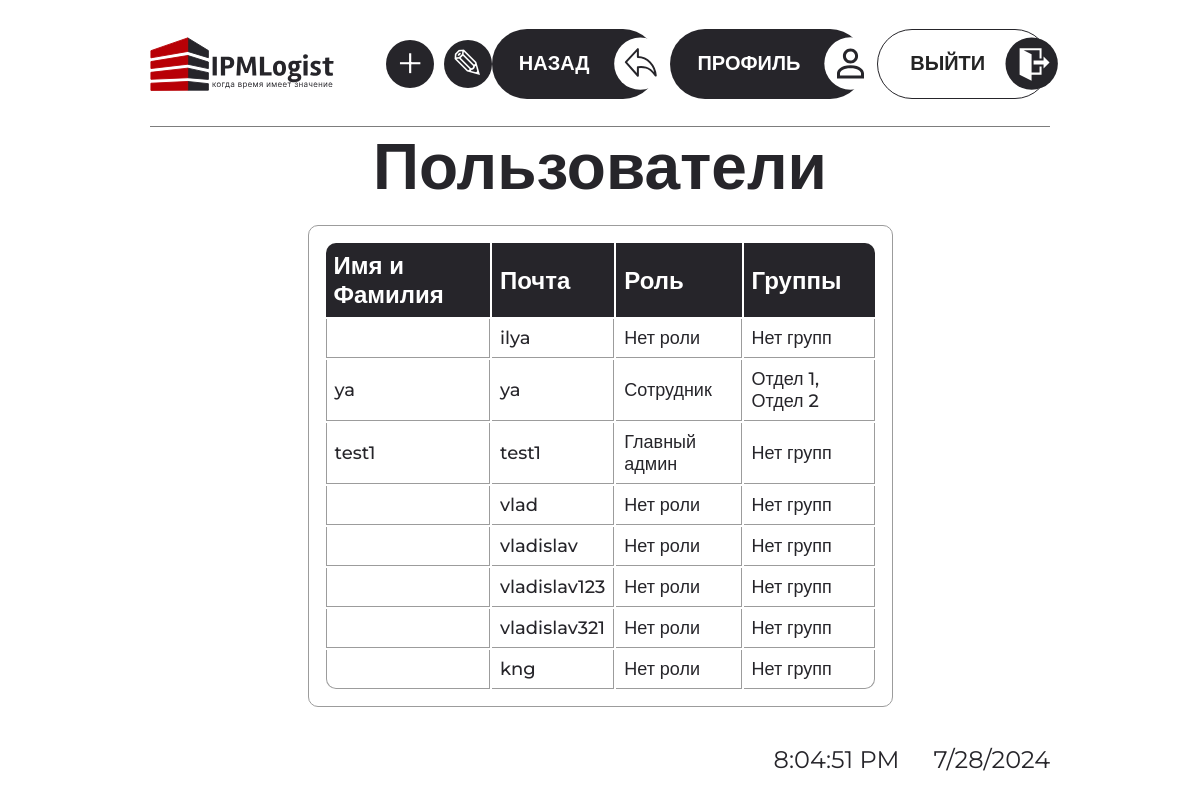
The app's page /show-table/ (signed in) with its own data.
### users/models.py (models this page shows, shortened)
class User(AbstractUser):
    GENDER_CHOICES = (
        ('М', 'Мужской'),
        ('Ж', 'Женский'),
    )
    birth_date = models.DateField(null=True, blank=True)
    gender = models.CharField(
        max_length=1, choices=GENDER_CHOICES, null=True, blank=True
    )
    phone_number = models.CharField(max_length=11)
    role = models.ForeignKey(
        Role,  # Используем модель Role здесь
        on_delete=models.SET_NULL,
        null=True,
    )
    groups = models.ManyToManyField(MyGroup, blank=True, related_name='users')

### roles/models.py (models this page shows, shortened)
class Role(models.Model):
    name = models.CharField(max_length=100)
    permissions = models.ManyToManyField(Permission)

class MyGroup(models.Model):
    name = models.CharField(max_length=100)

### users/views.py (the view)
# urls.py: path('show-table/', views.TableView.as_view(), name='show_table'),
class TableView(UserPassesTestMixin, TemplateView):
    template_name = 'users/show_table.html'
    def test_func(self):
        user = self.request.user
        return user.groups.filter(name="Сис админ").exists() or user.is_superuser
    def get_context_data(self, **kwargs):
        context = super().get_context_data(**kwargs)
        user = self.request.user
        context['users'] = User.objects.all()
        context['groups'] = Group.objects.all()
        context['is_in_sis_admin'] = user.groups.filter(name="Сис админ").exists()
        return context

### users/templates/users/show_table.html (shortened to what this page needs)
{% extends 'base.html' %}
{% block content %}
{% load static %}
<link rel="stylesheet" type="text/css" href="../../static/css/show_table/style.css">
<h1 class="main-content__title">Пользователи</h1>
<table>
    <thead>
        <tr>
            <th>Имя и Фамилия</th>
            <th>Почта</th>
            <th>Роль</th>
            <th>Группы</th>
        </tr>
    </thead>
    <tbody>
        {% for user in users %}
        <tr>
            <td>{{ user.get_full_name }}</td>
            <td>{{ user.username }}</td>
            <td>
                {% if user.role %}
                {{ user.role.name }}
                {% else %}
                Нет роли
                {% endif %}
            </td>
            <td>
                {% if user.groups.all %}
                {% for group in user.groups.all %}
                {{ group.name }}{% if not forloop.last %}, {% endif %}
                {% endfor %}
                {% else %}
                Нет групп
                {% endif %}
            </td>
        </tr>
        {% endfor %}
    </tbody>
</table>
{% endblock %}

### users/templates/base.html (shortened to what this page needs)
<!DOCTYPE html>
<html>
<head>
    {% load static %}
    <link rel="stylesheet" type="text/css" href="{% static 'header/css/styles.css' %}">
</head>
<body>
    <header class="header">
        <div class="container">
            <div class="header__content">
                <a class="header__logo" href="{% url 'home' %}">
                    <img src="{% static 'header/img/Company_logo.svg' %}" alt="Логотип компании">
                </a>
                <div class="header__center-button-wrapper">
                    {% if user.is_authenticated %}
                    {% if user.is_superuser %}
                    <div class="header__employees-button-wrapper hidden" id="buttonWrapper">
                        <a href="/create-user" class="header__add-employees">+</a>
                        <a href="/change-user" class="header__change-employees">&#x270E;</a>
                    </div>
                    {% endif %}
                    {% endif %}
                </div>
                <div class="header__button-wrapper">
                    <a class="header__back" id="backButton" href="javascript:history.go(-1)">
                        НАЗАД
                        <img src="{% static 'header/img/Back_sing.svg' %}" alt="знак назад">
                    </a>
                    {% if user.is_authenticated %}
                    <a class="header__profile" href="/profile">
                        ПРОФИЛЬ
                        <img src="{% static 'header/img/Profile_sign.svg' %}" alt="знак назад">
                    </a>
                    <a class="header__exit" href="/logout">
                        ВЫЙТИ
                        <img src="{% static 'header/img/Exit_sign.svg' %}" alt="знак назад">
                    </a>
                    {% else %}
                    <a class="header__exit" href="/login">
                        ВХОД
                        <img src="{% static 'header/img/Exit_sign.svg' %}" alt="знак назад">
                    </a>
                    {% endif %}
                </div>
            </div>
        </div>
    </header>
    <main class="container">
        {% block content %}
        {% endblock %}
    </main>
    <div class="date-time">
        <div class="container">
            <div class="date-time-wrapper">
                <span class="date-time__time"></span>
                <span class="date-time__date"></span>
            </div>
        </div>
    </div>
</body>
</html>

### users/static/header/css/reboot.css (style rules this page uses)
* { box-sizing: border-box; }
body { font-family: "Montserrat", "Arial", sans-serif; font-style: normal; font-weight: 400; color: #26252a; margin: 0; padding: 0; width: 100%; height: 100%; }
h1, h2, h3, h4, h5, ul, li, p { margin: 0; padding: 0; }
img { display: block; max-width: 100%; object-fit: cover; height: auto; }
a { color: #242424; text-decoration: none; }
a, button { cursor: pointer; transition: all 0.3s ease; }

### users/static/header/css/container.css (style rules this page uses)
.container { width: 100%; margin: 0 auto; padding: 0 150px; }

### users/static/header/css/header.css (style rules this page uses)
.header { width: 100%; }
.header__content { display: flex; align-items: center; justify-content: space-between; padding: 29px 0 27px; border-bottom: 1px solid #7d7d7d; }
.header__center-button-wrapper { display: flex; flex-grow: 1; margin-left: 50px; }
.header__button-wrapper { display: flex; gap: 12px; }
.header__exit, .header__back, .header__profile { border-radius: 60px; display: flex; align-items: center; font-weight: 600; font-size: 20px; line-height: 235%; transition: all 0.3s ease; }
.header__profile { background: #26252a; padding: 7px 10px 9px 27px; gap: 24px; color: #fff; }
.header__exit { border: 1px solid #26252a; padding: 7px 9px 8px 32px; gap: 20px; }
.header__back { background: #26252a; padding: 7px 10px 9px 27px; gap: 24px; color: #fff; }
.header__employees-button-wrapper { display: flex; gap: 10px; }
.header__add-employees, .header__change-employees { display: flex; align-items: center; justify-content: center; padding: 10px; font-weight: 300; font-size: 48px; line-height: 37%; color: #fff; border-radius: 60px; background: #26252a; max-width: 48px; min-height: 48px; transition: all 0.3s ease; }
.header__change-employees { font-size: 40px; }

### users/static/header/css/date-time.css (style rules this page uses)
.date-time { position: fixed; right: 0; bottom: 0; }
.date-time-wrapper { display: flex; gap: 34px; padding-bottom: 26px; justify-content: end; }
.date-time__time, .date-time__date { font-size: 24px; }

### users/static/css/show_table/blocks/main-content.css (style rules this page uses)
.main-content__title { text-align: center; font-size: 64px; }

### users/static/css/show_table/blocks/table.css (style rules this page uses)
table { margin: 20px auto; width: 65%; border-collapse: separate; border: 1px solid #9c9c9c; border-radius: 10px; padding: 15px; }
td, th { text-align: left; padding: 8px; }
th { background: #26252a; color: #fff; font-size: 24px; }
table th:first-child { border-top-left-radius: 10px; }
table th:last-child { border-top-right-radius: 10px; }
td { border-right: 1px solid #9c9c9c; border-bottom: 1px solid #9c9c9c; font-size: 18px; font-weight: 500; }
tr td:first-child { border-left: 1px solid #9c9c9c; }
table tbody tr:last-child td:first-child { border-bottom-left-radius: 10px; }
table tbody tr:last-child td:last-child { border-bottom-right-radius: 10px; }

### records on screen
User: username "ilya", shows "Нет роли", shows "Нет групп"
User: get_full_name "ya", username "ya", role.name "Сотрудник"
MyGroup: name "Отдел 1"
MyGroup: name "Отдел 2"
User: get_full_name "test1", username "test1", role.name "Главный админ", shows "Нет групп"
User: username "vlad", shows "Нет роли", shows "Нет групп"
User: username "vladislav", shows "Нет роли", shows "Нет групп"
User: username "vladislav123", shows "Нет роли", shows "Нет групп"
User: username "vladislav321", shows "Нет роли", shows "Нет групп"
User: username "kng", shows "Нет роли", shows "Нет групп"
